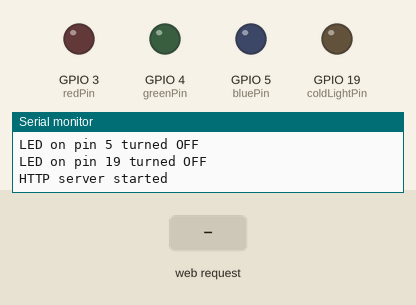
Simulated run of this sketch. Board: ESP32. Parts: output pins drawn as LEDs (lit = HIGH), the last lines printed to the serial monitor. Inputs (shaded band) come from the test bench.

Above: at 1.2 s.
1.3 s: HTTP request GET /toggleRed received
At 1.7 s:
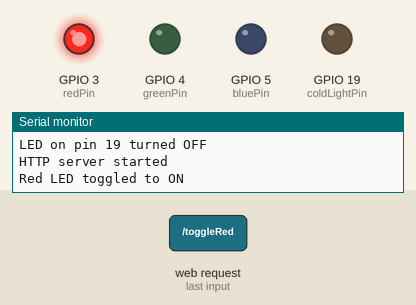
2.8 s: HTTP request GET /toggleGreen received
At 4.0 s:
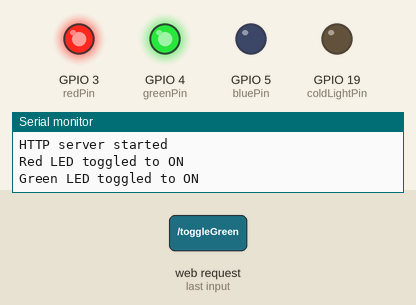
4.3 s: HTTP request GET /toggleBlue received
At 5.2 s:
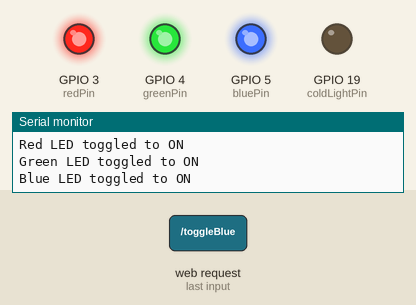
5.8 s: HTTP request GET /toggleColdLight received
At 6.3 s:
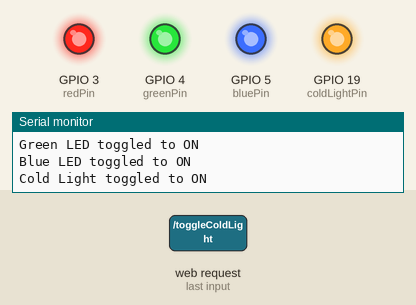
7.3 s: HTTP request GET /turnOffRed received
At 8.5 s:
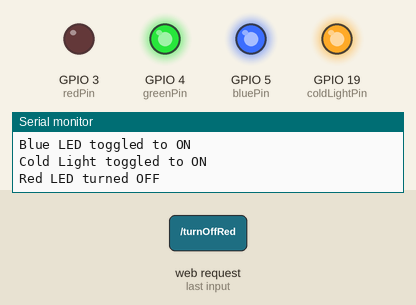
8.8 s: HTTP request GET /turnOffGreen received
At 9.8 s:
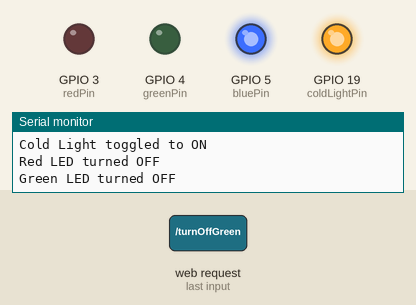
Timing chart, 0 to 11.3 s (numbered marks = the images above; inputs shaded):
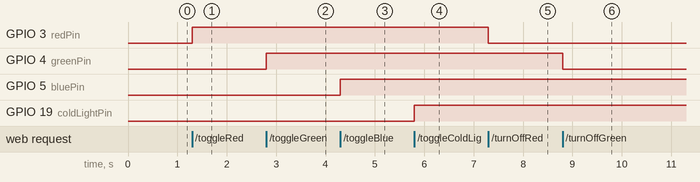

The sketch:

Esp32.ino
```cpp
#include <WiFi.h>
#include <WebServer.h>

// Pin definitions
const int redPin = 3;
const int greenPin = 4;
const int bluePin = 5;
const int coldLightPin = 19;

WebServer server(80); // HTTP server on port 80

#define RXp2 18  // ESP32-WROOM-32D UART2 RX pin
#define TXp2 19  // ESP32-WROOM-32D UART2 TX pin

String DataToRead = "";  // String to store incoming data

void setup() {
  Serial.begin(115200);                           // Start UART0
  Serial1.begin(115200, SERIAL_8N1, RXp2, TXp2);  // Start UART2 with RX and TX

  pinMode(redPin, OUTPUT);
  pinMode(greenPin, OUTPUT);
  pinMode(bluePin, OUTPUT);
  pinMode(coldLightPin, OUTPUT);

  // Set up access point
  if (WiFi.softAP("ESP32-AP", "12345678")) {
    Serial.println("Access Point Started");
    Serial.print("IP Address: ");
    Serial.println(WiFi.softAPIP());
  } else {
    Serial.println("Error starting Access Point");
  }

  // Initial state: turn off all LEDs
  turnOffLED(redPin);
  turnOffLED(greenPin);
  turnOffLED(bluePin);
  turnOffLED(coldLightPin);

  // Define HTTP routes
  server.on("/toggleRed", HTTP_GET, []() { handleToggleLED(redPin, "Red LED"); });
  server.on("/toggleGreen", HTTP_GET, []() { handleToggleLED(greenPin, "Green LED"); });
  server.on("/toggleBlue", HTTP_GET, []() { handleToggleLED(bluePin, "Blue LED"); });
  server.on("/toggleColdLight", HTTP_GET, []() { handleToggleLED(coldLightPin, "Cold Light"); });

  server.on("/turnOffRed", HTTP_GET, []() { handleTurnOffLED(redPin, "Red LED"); });
  server.on("/turnOffGreen", HTTP_GET, []() { handleTurnOffLED(greenPin, "Green LED"); });
  server.on("/turnOffBlue", HTTP_GET, []() { handleTurnOffLED(bluePin, "Blue LED"); });
  server.on("/turnOffColdLight", HTTP_GET, []() { handleTurnOffLED(coldLightPin, "Cold Light"); });

  server.on("/uartData", HTTP_GET, handleUARTData);

  // Start server
  server.begin();
  Serial.println("HTTP server started");
}

void loop() {
  server.handleClient();
}

void handleToggleLED(int pin, const char* name) {
  int state = digitalRead(pin);
  digitalWrite(pin, !state);
  Serial.print(name);
  Serial.print(" toggled to ");
  Serial.println(state == LOW ? "ON" : "OFF");
  server.send(200, "text/plain", String(name) + " toggled");
}

void handleTurnOffLED(int pin, const char* name) {
  digitalWrite(pin, LOW);
  Serial.print(name);
  Serial.println(" turned OFF");
  server.send(200, "text/plain", String(name) + " turned OFF");
}

void turnOffLED(int pin) {
  digitalWrite(pin, LOW);
  Serial.print("LED on pin ");
  Serial.print(pin);
  Serial.println(" turned OFF");
}

void handleUARTData() {
  if (Serial1.available()) { // Check if there's data on UART2
    DataToRead = Serial1.readString(); // Read the incoming data
    Serial.print("Message Received: ");
    Serial.println(DataToRead);

    // Parse temperature and humidity values
    int temperatureIndex = DataToRead.indexOf("Temperature: ") + 13;
    int humidityIndex = DataToRead.indexOf("Humidity: ") + 10;
    String temperatureString = DataToRead.substring(temperatureIndex, DataToRead.indexOf(" *C", temperatureIndex));
    String humidityString = DataToRead.substring(humidityIndex, DataToRead.indexOf(" %RH", humidityIndex));

    // Convert strings to float
    float temperature = temperatureString.toFloat();
    float humidity = humidityString.toFloat();

    // Send data to client
    server.send(200, "text/plain", "Temperature: " + String(temperature) + " °C\nHumidity: " + String(humidity) + " %RH");
  } else {
    server.send(200, "text/plain", "No UART data available");
  }
}
```

Measured:
- after the input at 1.3 s, GPIO 3 (redPin): LOW → HIGH at once
- after the input at 2.8 s, GPIO 4 (greenPin): LOW → HIGH at once
- after the input at 4.3 s, GPIO 5 (bluePin): LOW → HIGH at once
- after the input at 5.8 s, GPIO 19 (coldLightPin): LOW → HIGH at once
- after the input at 7.3 s, GPIO 3 (redPin): HIGH → LOW at once
- after the input at 8.8 s, GPIO 4 (greenPin): HIGH → LOW at once
